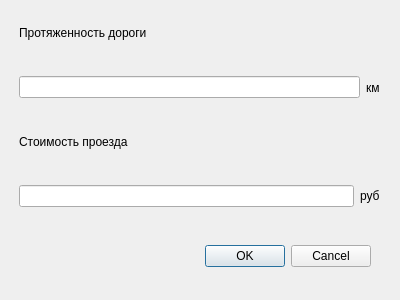
<?xml version="1.0" encoding="UTF-8"?>
<ui version="4.0">
 <class>DialogRoad</class>
 <widget class="QDialog" name="DialogRoad">
  <property name="geometry">
   <rect>
    <x>0</x>
    <y>0</y>
    <width>400</width>
    <height>300</height>
   </rect>
  </property>
  <property name="windowTitle">
   <string>Добавить дорогу</string>
  </property>
  <widget class="QDialogButtonBox" name="buttonBox">
   <property name="geometry">
    <rect>
     <x>30</x>
     <y>240</y>
     <width>341</width>
     <height>32</height>
    </rect>
   </property>
   <property name="orientation">
    <enum>Qt::Horizontal</enum>
   </property>
   <property name="standardButtons">
    <set>QDialogButtonBox::Cancel|QDialogButtonBox::Ok</set>
   </property>
  </widget>
  <widget class="QWidget" name="verticalLayoutWidget">
   <property name="geometry">
    <rect>
     <x>19</x>
     <y>9</y>
     <width>361</width>
     <height>211</height>
    </rect>
   </property>
   <layout class="QVBoxLayout" name="verticalLayout">
    <item>
     <widget class="QLabel" name="label">
      <property name="text">
       <string>Протяженность дороги</string>
      </property>
     </widget>
    </item>
    <item>
     <layout class="QHBoxLayout" name="horizontalLayout_2">
      <item>
       <widget class="QLineEdit" name="kmLineEdit"/>
      </item>
      <item>
       <widget class="QLabel" name="label_2">
        <property name="text">
         <string>км</string>
        </property>
       </widget>
      </item>
     </layout>
    </item>
    <item>
     <widget class="QLabel" name="label_3">
      <property name="text">
       <string>Стоимость проезда</string>
      </property>
     </widget>
    </item>
    <item>
     <layout class="QHBoxLayout" name="horizontalLayout_3">
      <item>
       <widget class="QLineEdit" name="priceLineEdit"/>
      </item>
      <item>
       <widget class="QLabel" name="label_4">
        <property name="text">
         <string>руб</string>
        </property>
       </widget>
      </item>
     </layout>
    </item>
   </layout>
  </widget>
 </widget>
 <resources/>
 <connections>
  <connection>
   <sender>buttonBox</sender>
   <signal>accepted()</signal>
   <receiver>DialogRoad</receiver>
   <slot>accept()</slot>
   <hints>
    <hint type="sourcelabel">
     <x>248</x>
     <y>254</y>
    </hint>
    <hint type="destinationlabel">
     <x>157</x>
     <y>274</y>
    </hint>
   </hints>
  </connection>
  <connection>
   <sender>buttonBox</sender>
   <signal>rejected()</signal>
   <receiver>DialogRoad</receiver>
   <slot>reject()</slot>
   <hints>
    <hint type="sourcelabel">
     <x>316</x>
     <y>260</y>
    </hint>
    <hint type="destinationlabel">
     <x>286</x>
     <y>274</y>
    </hint>
   </hints>
  </connection>
 </connections>
</ui>
